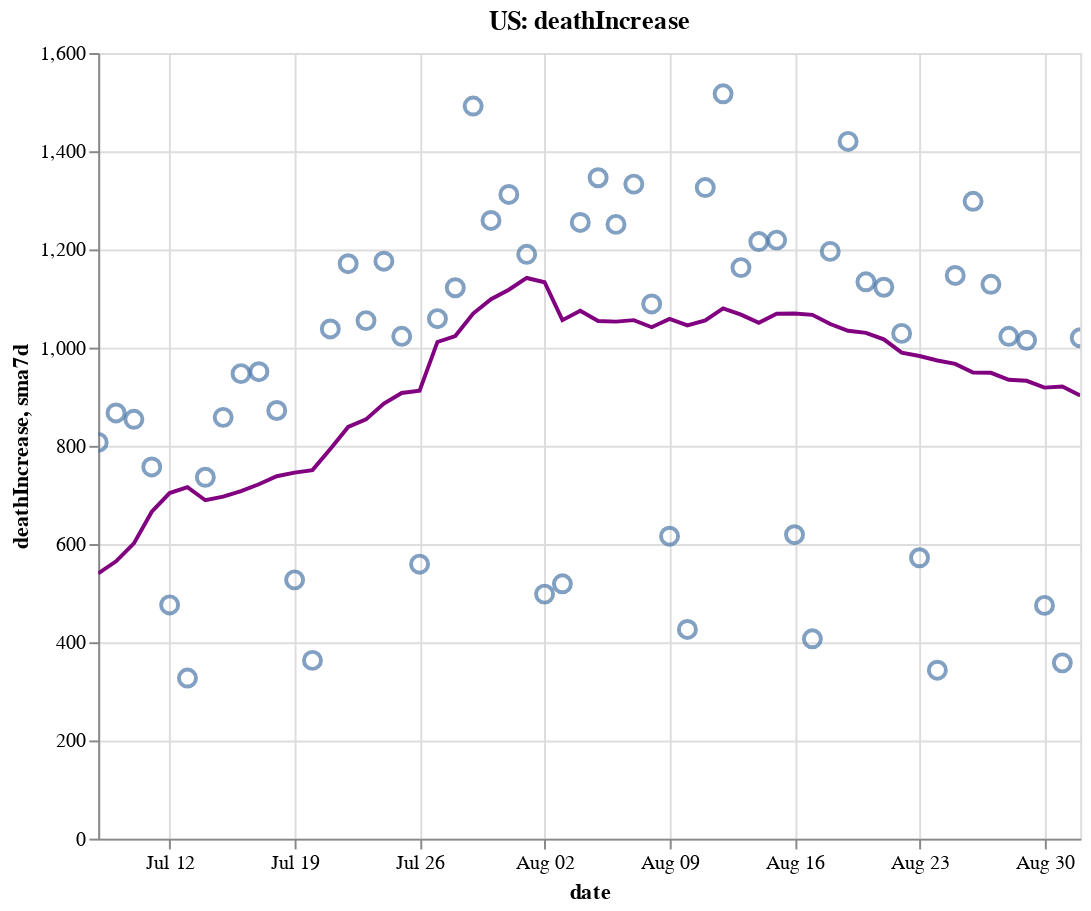

The code cell stored with this chart in its notebook:
### Code cell
create_plot(us, 'deathIncrease')

### Figure 1 — Vega-Lite specification as saved in the notebook (floating-point values rounded to 4 significant figures)
{"config": {"view": {"continuousWidth": 400, "continuousHeight": 300}}, "layer": [{"layer": [{"mark": {"type": "point", "size": 75}, "encoding": {"tooltip": [{"type": "temporal", "field": "date"}, {"type": "quantitative", "field": "deathIncrease"}, {"type": "quantitative", "field": "sma7d"}], "x": {"type": "temporal", "field": "date"}, "y": {"type": "quantitative", "field": "deathIncrease"}}, "selection": {"selector006": {"type": "interval", "bind": "scales", "encodings": ["x", "y"]}}}, {"mark": {"type": "line", "color": "purple"}, "encoding": {"x": {"type": "temporal", "field": "date"}, "y": {"type": "quantitative", "field": "sma7d"}}}]}, {"mark": {"type": "rule", "color": "#aaa"}, "encoding": {"x": {"type": "temporal", "field": "date"}}, "transform": [{"filter": {"selection": "selector005"}}]}, {"mark": "circle", "encoding": {"opacity": {"condition": {"value": 1, "selection": "selector005"}, "value": 0}, "tooltip": [{"type": "temporal", "field": "date"}, {"type": "quantitative", "field": "deathIncrease"}, {"type": "quantitative", "field": "sma7d"}], "x": {"type": "temporal", "field": "date"}, "y": {"type": "quantitative", "field": "deathIncrease"}}, "selection": {"selector005": {"type": "single", "encodings": ["x"], "on": "mouseover", "nearest": true, "empty": "none"}}}, {"mark": {"type": "text", "align": "left", "dx": 5, "dy": -5, "stroke": "white", "strokeWidth": 2}, "encoding": {"text": {"type": "quantitative", "field": "deathIncrease"}, "tooltip": [{"type": "temporal", "field": "date"}, {"type": "quantitative", "field": "deathIncrease"}, {"type": "quantitative", "field": "sma7d"}], "x": {"type": "temporal", "field": "date"}, "y": {"type": "quantitative", "field": "deathIncrease"}}, "transform": [{"filter": {"selection": "selector005"}}]}, {"mark": {"type": "text", "align": "left", "dx": 5, "dy": -5}, "encoding": {"text": {"type": "quantitative", "field": "deathIncrease"}, "tooltip": [{"type": "temporal", "field": "date"}, {"type": "quantitative", "field": "deathIncrease"}, {"type": "quantitative", "field": "sma7d"}], "x": {"type": "temporal", "field": "date"}, "y": {"type": "quantitative", "field": "deathIncrease"}}, "transform": [{"filter": {"selection": "selector005"}}]}], "data": {"name": "data-b7fc01f9d74116463d0bec5ca4d68353"}, "height": 400, "title": "US: deathIncrease", "width": 500, "$schema": "https://vega.github.io/schema/vega-lite/v4.8.1.json", "datasets": {"data-b7fc01f9d74116463d0bec5ca4d68353": [{"date": "2020-07-08T00:00:00", "totalTestResultsIncrease": 643500.0, "positiveIncrease": 62670.0, "death": 124500.0, "deathIncrease": 807.0, "positiveRate": 0.097, "state": "US", "sma7d": 540.1}, {"date": "2020-07-09T00:00:00", "totalTestResultsIncrease": 709100.0, "positiveIncrease": 59160.0, "death": 125400.0, "deathIncrease": 867.0, "positiveRate": 0.083, "state": "US", "sma7d": 564.7}, {"date": "2020-07-10T00:00:00", "totalTestResultsIncrease": 814900.0, "positiveIncrease": 66850.0, "death": 126300.0, "deathIncrease": 854.0, "positiveRate": 0.082, "state": "US", "sma7d": 601.3}, {"date": "2020-07-11T00:00:00", "totalTestResultsIncrease": 707800.0, "positiveIncrease": 62900.0, "death": 127000.0, "deathIncrease": 757.0, "positiveRate": 0.089, "state": "US", "sma7d": 665.7}, {"date": "2020-07-12T00:00:00", "totalTestResultsIncrease": 769400.0, "positiveIncrease": 61310.0, "death": 127500.0, "deathIncrease": 476.0, "positiveRate": 0.08, "state": "US", "sma7d": 703.9}, {"date": "2020-07-13T00:00:00", "totalTestResultsIncrease": 691900.0, "positiveIncrease": 58100.0, "death": 127800.0, "deathIncrease": 327.0, "positiveRate": 0.084, "state": "US", "sma7d": 715.9}, {"date": "2020-07-14T00:00:00", "totalTestResultsIncrease": 770000.0, "positiveIncrease": 62730.0, "death": 128600.0, "deathIncrease": 736.0, "positiveRate": 0.081, "state": "US", "sma7d": 689.1}, {"date": "2020-07-15T00:00:00", "totalTestResultsIncrease": 773200.0, "positiveIncrease": 65800.0, "death": 129400.0, "deathIncrease": 858.0, "positiveRate": 0.085, "state": "US", "sma7d": 696.4}, {"date": "2020-07-16T00:00:00", "totalTestResultsIncrease": 832400.0, "positiveIncrease": 71040.0, "death": 130400.0, "deathIncrease": 947.0, "positiveRate": 0.085, "state": "US", "sma7d": 707.9}, {"date": "2020-07-17T00:00:00", "totalTestResultsIncrease": 839300.0, "positiveIncrease": 76840.0, "death": 131300.0, "deathIncrease": 951.0, "positiveRate": 0.092, "state": "US", "sma7d": 721.7}, {"date": "2020-07-18T00:00:00", "totalTestResultsIncrease": 763600.0, "positiveIncrease": 64950.0, "death": 132200.0, "deathIncrease": 872.0, "positiveRate": 0.085, "state": "US", "sma7d": 738.1}, {"date": "2020-07-19T00:00:00", "totalTestResultsIncrease": 786700.0, "positiveIncrease": 64260.0, "death": 132700.0, "deathIncrease": 527.0, "positiveRate": 0.082, "state": "US", "sma7d": 745.4}, {"date": "2020-07-20T00:00:00", "totalTestResultsIncrease": 712400.0, "positiveIncrease": 57040.0, "death": 133100.0, "deathIncrease": 363.0, "positiveRate": 0.08, "state": "US", "sma7d": 750.6}, {"date": "2020-07-21T00:00:00", "totalTestResultsIncrease": 754900.0, "positiveIncrease": 63930.0, "death": 134100.0, "deathIncrease": 1038.0, "positiveRate": 0.085, "state": "US", "sma7d": 793.7}, {"date": "2020-07-22T00:00:00", "totalTestResultsIncrease": 801600.0, "positiveIncrease": 69330.0, "death": 135300.0, "deathIncrease": 1171.0, "positiveRate": 0.086, "state": "US", "sma7d": 838.4}, {"date": "2020-07-23T00:00:00", "totalTestResultsIncrease": 845900.0, "positiveIncrease": 71550.0, "death": 136300.0, "deathIncrease": 1055.0, "positiveRate": 0.085, "state": "US", "sma7d": 853.9}, {"date": "2020-07-24T00:00:00", "totalTestResultsIncrease": 933600.0, "positiveIncrease": 75240.0, "death": 137500.0, "deathIncrease": 1176.0, "positiveRate": 0.081, "state": "US", "sma7d": 886.0}, {"date": "2020-07-25T00:00:00", "totalTestResultsIncrease": 791000.0, "positiveIncrease": 64740.0, "death": 138500.0, "deathIncrease": 1023.0, "positiveRate": 0.082, "state": "US", "sma7d": 907.6}, {"date": "2020-07-26T00:00:00", "totalTestResultsIncrease": 851100.0, "positiveIncrease": 61010.0, "death": 139100.0, "deathIncrease": 559.0, "positiveRate": 0.072, "state": "US", "sma7d": 912.1}, {"date": "2020-07-27T00:00:00", "totalTestResultsIncrease": 762700.0, "positiveIncrease": 55320.0, "death": 140200.0, "deathIncrease": 1059.0, "positiveRate": 0.073, "state": "US", "sma7d": 1012.0}, {"date": "2020-07-28T00:00:00", "totalTestResultsIncrease": 738100.0, "positiveIncrease": 56450.0, "death": 141300.0, "deathIncrease": 1122.0, "positiveRate": 0.076, "state": "US", "sma7d": 1024.0}, {"date": "2020-07-29T00:00:00", "totalTestResultsIncrease": 864500.0, "positiveIncrease": 66960.0, "death": 142800.0, "deathIncrease": 1492.0, "positiveRate": 0.077, "state": "US", "sma7d": 1069.0}, {"date": "2020-07-30T00:00:00", "totalTestResultsIncrease": 814700.0, "positiveIncrease": 69420.0, "death": 144000.0, "deathIncrease": 1259.0, "positiveRate": 0.085, "state": "US", "sma7d": 1099.0}, {"date": "2020-07-31T00:00:00", "totalTestResultsIncrease": 731900.0, "positiveIncrease": 67620.0, "death": 145400.0, "deathIncrease": 1312.0, "positiveRate": 0.092, "state": "US", "sma7d": 1118.0}, {"date": "2020-08-01T00:00:00", "totalTestResultsIncrease": 745700.0, "positiveIncrease": 61100.0, "death": 146500.0, "deathIncrease": 1190.0, "positiveRate": 0.082, "state": "US", "sma7d": 1142.0}, {"date": "2020-08-02T00:00:00", "totalTestResultsIncrease": 699500.0, "positiveIncrease": 46760.0, "death": 147000.0, "deathIncrease": 498.0, "positiveRate": 0.067, "state": "US", "sma7d": 1133.0}, {"date": "2020-08-03T00:00:00", "totalTestResultsIncrease": 745100.0, "positiveIncrease": 49770.0, "death": 147600.0, "deathIncrease": 519.0, "positiveRate": 0.067, "state": "US", "sma7d": 1056.0}, {"date": "2020-08-04T00:00:00", "totalTestResultsIncrease": 717100.0, "positiveIncrease": 51860.0, "death": 148800.0, "deathIncrease": 1255.0, "positiveRate": 0.072, "state": "US", "sma7d": 1075.0}, {"date": "2020-08-05T00:00:00", "totalTestResultsIncrease": 699600.0, "positiveIncrease": 52330.0, "death": 150200.0, "deathIncrease": 1346.0, "positiveRate": 0.075, "state": "US", "sma7d": 1054.0}, {"date": "2020-08-06T00:00:00", "totalTestResultsIncrease": 766600.0, "positiveIncrease": 54180.0, "death": 151400.0, "deathIncrease": 1251.0, "positiveRate": 0.071, "state": "US", "sma7d": 1053.0}, {"date": "2020-08-07T00:00:00", "totalTestResultsIncrease": 785400.0, "positiveIncrease": 61350.0, "death": 152700.0, "deathIncrease": 1333.0, "positiveRate": 0.078, "state": "US", "sma7d": 1056.0}, {"date": "2020-08-08T00:00:00", "totalTestResultsIncrease": 683400.0, "positiveIncrease": 53710.0, "death": 153800.0, "deathIncrease": 1089.0, "positiveRate": 0.079, "state": "US", "sma7d": 1042.0}, {"date": "2020-08-09T00:00:00", "totalTestResultsIncrease": 724000.0, "positiveIncrease": 50620.0, "death": 154400.0, "deathIncrease": 616.0, "positiveRate": 0.07, "state": "US", "sma7d": 1058.0}, {"date": "2020-08-10T00:00:00", "totalTestResultsIncrease": 740900.0, "positiveIncrease": 42090.0, "death": 154900.0, "deathIncrease": 426.0, "positiveRate": 0.057, "state": "US", "sma7d": 1045.0}, {"date": "2020-08-11T00:00:00", "totalTestResultsIncrease": 760000.0, "positiveIncrease": 55700.0, "death": 156200.0, "deathIncrease": 1326.0, "positiveRate": 0.073, "state": "US", "sma7d": 1055.0}, {"date": "2020-08-12T00:00:00", "totalTestResultsIncrease": 500200.0, "positiveIncrease": 56130.0, "death": 157700.0, "deathIncrease": 1517.0, "positiveRate": 0.112, "state": "US", "sma7d": 1080.0}, {"date": "2020-08-13T00:00:00", "totalTestResultsIncrease": 900300.0, "positiveIncrease": 51760.0, "death": 158900.0, "deathIncrease": 1163.0, "positiveRate": 0.057, "state": "US", "sma7d": 1067.0}, {"date": "2020-08-14T00:00:00", "totalTestResultsIncrease": 862300.0, "positiveIncrease": 55640.0, "death": 160100.0, "deathIncrease": 1216.0, "positiveRate": 0.065, "state": "US", "sma7d": 1050.0}, {"date": "2020-08-15T00:00:00", "totalTestResultsIncrease": 756700.0, "positiveIncrease": 56150.0, "death": 161300.0, "deathIncrease": 1219.0, "positiveRate": 0.074, "state": "US", "sma7d": 1069.0}, {"date": "2020-08-16T00:00:00", "totalTestResultsIncrease": 790400.0, "positiveIncrease": 42490.0, "death": 161900.0, "deathIncrease": 619.0, "positiveRate": 0.054, "state": "US", "sma7d": 1069.0}, {"date": "2020-08-17T00:00:00", "totalTestResultsIncrease": 670100.0, "positiveIncrease": 37880.0, "death": 162300.0, "deathIncrease": 407.0, "positiveRate": 0.057, "state": "US", "sma7d": 1067.0}, {"date": "2020-08-18T00:00:00", "totalTestResultsIncrease": 663600.0, "positiveIncrease": 40800.0, "death": 163500.0, "deathIncrease": 1196.0, "positiveRate": 0.061, "state": "US", "sma7d": 1048.0}, {"date": "2020-08-19T00:00:00", "totalTestResultsIncrease": 674000.0, "positiveIncrease": 44950.0, "death": 165000.0, "deathIncrease": 1420.0, "positiveRate": 0.067, "state": "US", "sma7d": 1034.0}, {"date": "2020-08-20T00:00:00", "totalTestResultsIncrease": 703300.0, "positiveIncrease": 43760.0, "death": 166100.0, "deathIncrease": 1134.0, "positiveRate": 0.062, "state": "US", "sma7d": 1030.0}, {"date": "2020-08-21T00:00:00", "totalTestResultsIncrease": 759100.0, "positiveIncrease": 46560.0, "death": 167200.0, "deathIncrease": 1123.0, "positiveRate": 0.061, "state": "US", "sma7d": 1017.0}, {"date": "2020-08-22T00:00:00", "totalTestResultsIncrease": 773800.0, "positiveIncrease": 46240.0, "death": 168200.0, "deathIncrease": 1029.0, "positiveRate": 0.06, "state": "US", "sma7d": 989.7}, {"date": "2020-08-23T00:00:00", "totalTestResultsIncrease": 629500.0, "positiveIncrease": 37570.0, "death": 168800.0, "deathIncrease": 572.0, "positiveRate": 0.06, "state": "US", "sma7d": 983.0}, {"date": "2020-08-24T00:00:00", "totalTestResultsIncrease": 692200.0, "positiveIncrease": 34640.0, "death": 169200.0, "deathIncrease": 343.0, "positiveRate": 0.05, "state": "US", "sma7d": 973.9}, {"date": "2020-08-25T00:00:00", "totalTestResultsIncrease": 645600.0, "positiveIncrease": 36370.0, "death": 170300.0, "deathIncrease": 1147.0, "positiveRate": 0.056, "state": "US", "sma7d": 966.9}, {"date": "2020-08-26T00:00:00", "totalTestResultsIncrease": 655000.0, "positiveIncrease": 43360.0, "death": 171600.0, "deathIncrease": 1298.0, "positiveRate": 0.066, "state": "US", "sma7d": 949.4}, {"date": "2020-08-27T00:00:00", "totalTestResultsIncrease": 751900.0, "positiveIncrease": 43980.0, "death": 172700.0, "deathIncrease": 1129.0, "positiveRate": 0.058, "state": "US", "sma7d": 948.7}, {"date": "2020-08-28T00:00:00", "totalTestResultsIncrease": 783200.0, "positiveIncrease": 46550.0, "death": 173800.0, "deathIncrease": 1023.0, "positiveRate": 0.059, "state": "US", "sma7d": 934.4}, {"date": "2020-08-29T00:00:00", "totalTestResultsIncrease": 775600.0, "positiveIncrease": 44500.0, "death": 174800.0, "deathIncrease": 1015.0, "positiveRate": 0.057, "state": "US", "sma7d": 932.4}, {"date": "2020-08-30T00:00:00", "totalTestResultsIncrease": 746500.0, "positiveIncrease": 39500.0, "death": 175200.0, "deathIncrease": 475.0, "positiveRate": 0.053, "state": "US", "sma7d": 918.6}, {"date": "2020-08-31T00:00:00", "totalTestResultsIncrease": 685600.0, "positiveIncrease": 31410.0, "death": 175600.0, "deathIncrease": 358.0, "positiveRate": 0.046, "state": "US", "sma7d": 920.7}, {"date": "2020-09-01T00:00:00", "totalTestResultsIncrease": 678300.0, "positiveIncrease": 42370.0, "death": 176600.0, "deathIncrease": 1020.0, "positiveRate": 0.062, "state": "US", "sma7d": 902.6}]}}
